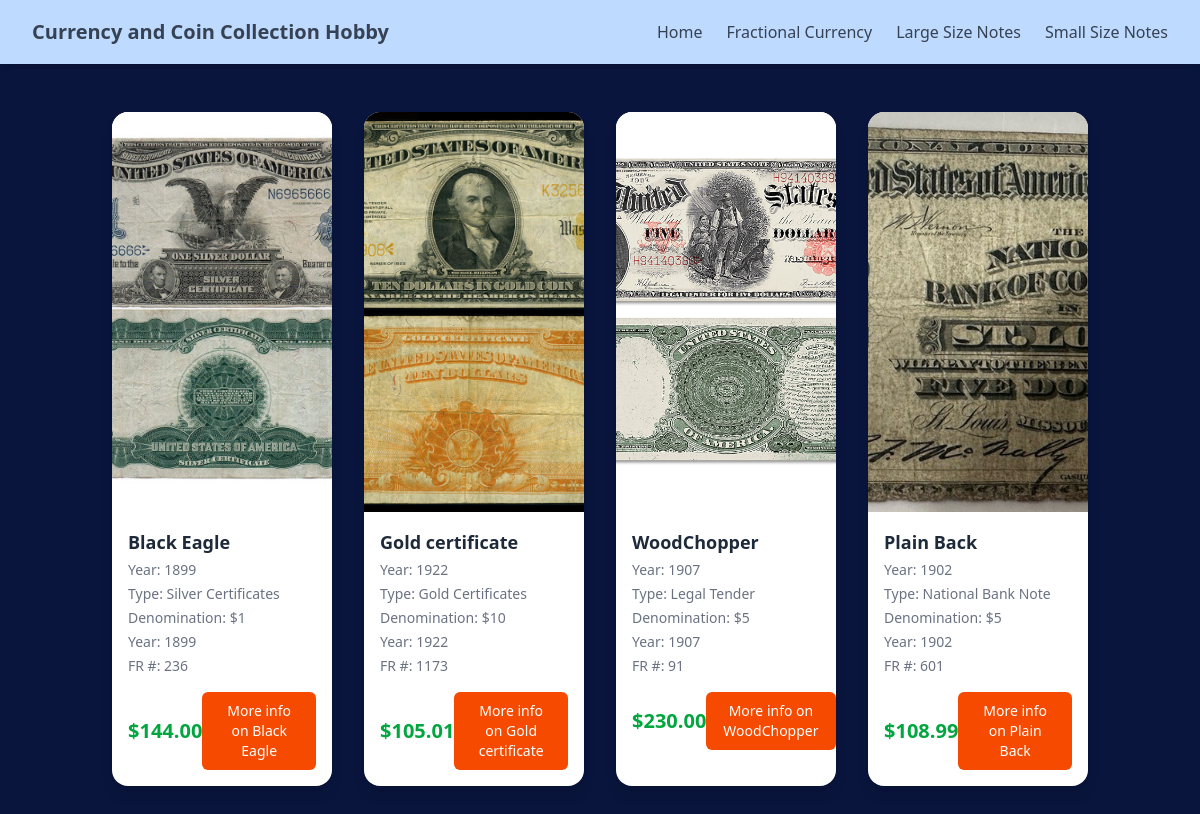
Screenshot of /large_size_notes/ with the database file from the repository.
### large_size_notes/models.py (models this page shows, shortened)
class largeSizeCurrencyVariety(models.Model):
    LARGE_SIZE_TYPE = [
        ('Gold Certificates', 'Gold Certificates'),
        ('Silver Certificates', 'Silver Certificates'),
        ('Legal Tender', 'Legal Tender'),
        ('Federal Reserve Bank Note', 'Federal Reserve Bank Note'),
        ('Federal Reserve Note5', 'Federal Reserve Note'),
        ('Treasury or Coin Note', 'Treasury or Coin Note'),
        ('National Bank Note', 'National Bank Note'),
    ]
    DENOMINATION = [
        ('$1',  'One Dollars'),
        ('$2',  'Two Dollars'),
        ('$5',  'Five Dollars'),
        ('$10', 'Ten Dollars'),
        ('$20', 'Twenty Dollars'),
        ('$50', 'Fifty Dollars'),
        ('$50', 'Hundred Dollars'),
    ]
    name = models.CharField(max_length=100)
    year = models.CharField(max_length=100, default='2025')
    fr_number = models.IntegerField(default=0, help_text="Fr Number.")
    serial_number = models.CharField(default='', max_length=32)
    price_paid = models.DecimalField(max_digits=10, decimal_places=2, default=0.00)
    image = models.ImageField(upload_to='large_size_notes_inventory/')
    date_added = models.DateTimeField(default=timezone.now)
    denomination = models.CharField(max_length=5, choices=DENOMINATION)
    type = models.CharField(max_length=25, choices=LARGE_SIZE_TYPE)
    description = models.TextField(default='')

### large_size_notes/views.py (the view)
# urls.py: path('', views.all_largesize_notes, name='all_large_size_notes'),
def all_largesize_notes(request):
    largenotes = largeSizeCurrencyVariety.objects.all()
    return render(request, 'large_size_notes/all_large_size.html', { 'largenotes': largenotes })

### large_size_notes/templates/large_size_notes/all_large_size.html (shortened to what this page needs)
{% extends "layout.html" %}
{% block content %}
<div class="container mx-auto px-6 py-12">
    <div class="grid gap-8 sm:grid-cols-2 md:grid-cols-3 lg:grid-cols-4">
        {% for largenote in largenotes  %}
            <div class="bg-white shadow-lg rounded-2xl overflow-hidden group hover:shadow-2xl transition-shadow duration-300">
                <div class="relative">
                    <img
                        src="{{largenote.image.url}}" alt="{{ largenote.name }}"
                        class="w-full h-100 object-cover group-hover:scale-105 transition-transform duration-300"
                    >
                </div>
                <div class="p-4">
                    <h3 class="text-lg font-semibold text-gray-800">{{ largenote.name }}</h3>
                    <p class="text-sm text-gray-500 line-clamp-2 mt-1">Year: {{ largenote.year }}</p>
                    <p class="text-sm text-gray-500 line-clamp-2 mt-1">Type: {{ largenote.type }}</p>
                    <p class="text-sm text-gray-500 line-clamp-2 mt-1">Denomination: {{ largenote.denomination }}</p>
                    <p class="text-sm text-gray-500 line-clamp-2 mt-1">Year: {{ largenote.year }}</p>
                    <p class="text-sm text-gray-500 line-clamp-2 mt-1">FR #: {{ largenote.fr_number }}</p>
                    <div class="mt-4 flex items-center justify-between">
                        <span class="text-xl font-bold text-green-600">${{ largenote.price_paid }}</span>
                        <a href="{% url 'largenote_detail' largenote.id %}">
                            <button
                                class="inline-flex items-center w-[100%] justify-center px-4 py-2 border border-transparent text-sm font-medium rounded-md
                                text-white bg-orange-600 hover:bg-amber-500 focus:outline-none focus:ring-2 focus:ring-offset-2 focus:ring-orange-500"
                            >
                               More info on {{largenote.name}}
                            </button>
                        </a>
                    </div>
                </div>
            </div>
        {% endfor %}
    </div>
</div>
{% endblock %}

### static/style.css (style rules this page uses)
body { font-family: 'Segoe UI', Tahoma, Geneva, Verdana, sans-serif; margin: 0; background-color: #0a153d; color: #333; }

### rows the page displays
largeSizeCurrencyVariety: image (picture), name "Black Eagle", year "1899", type "Silver Certificates", denomination "$1", fr_number "236", price_paid "144.00"
largeSizeCurrencyVariety: image (picture), name "Gold certificate", year "1922", type "Gold Certificates", denomination "$10", fr_number "1173", price_paid "105.01"
largeSizeCurrencyVariety: image (picture), name "WoodChopper", year "1907", type "Legal Tender", denomination "$5", fr_number "91", price_paid "230.00"
largeSizeCurrencyVariety: image (picture), name "Plain Back", year "1902", type "National Bank Note", denomination "$5", fr_number "601", price_paid "108.99"
